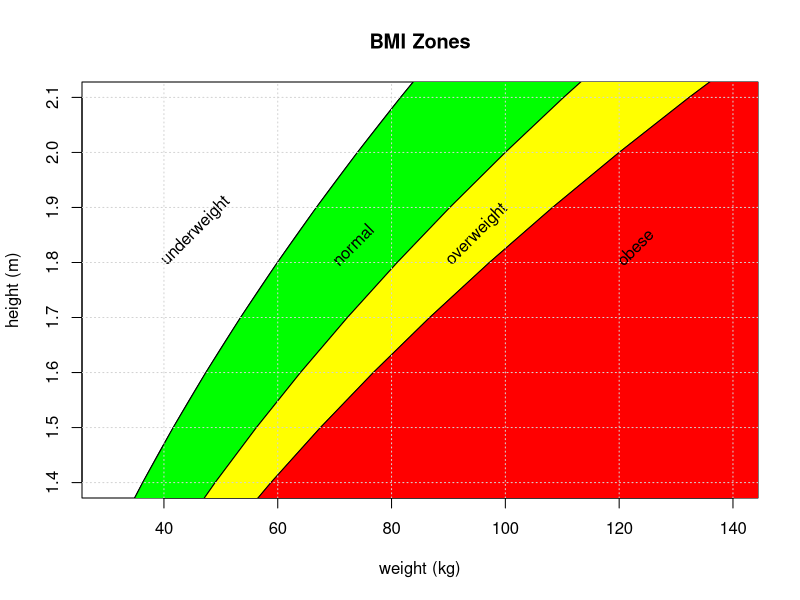

This figure's R source:
## ---- chunk 1
curve(sqrt(x / 18.5), 30, 140, ylim=c(1.4, 2.1), xlab='weight (kg)', ylab='height (m)', main='BMI Zones')
curve(sqrt(x / 25), 30, 140, add=TRUE, ylim=c(1.4, 2.1))
curve(sqrt(x / 30), 30, 140, add=TRUE, ylim=c(1.4, 2.1))
y <- seq(1.3, 2.2, length.out = 10)
x1 <- 18.5 * y^2
x2 <- 25 * y ^2
x3 <- 30 * y ^2
x4 <- 100 * y ^2

polygon(c(x1, rev(x2)), c(y, rev(y)), col='green')
polygon(c(x2, rev(x3)), c(y, rev(y)), col='yellow')
polygon(c(x3, rev(x4)), c(y, rev(y)), col='red')
text(40, 1.8, 'underweight', adj=0, srt=45)
text(70, 1.8, 'normal', adj=0, srt=45)
text(90, 1.8, 'overweight', adj=0, srt=45)
text(120, 1.8, 'obese', adj=0, srt=45)
grid()
